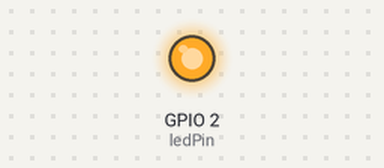
A sketch run on a simulated ESP32. Parts: output pins drawn as LEDs (lit = HIGH).

Above: at 2.0 s.
At 7.6 s:
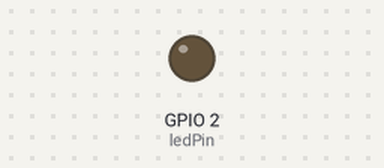
Timing chart, 0 to 11.4 s (numbered marks = the images above):
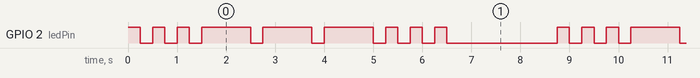

The sketch:

esp32CodigoMorse.ino
```cpp
// Pinagem do LED embutido na placa ESP32


const int ledPin = 2; // GPIO2

// Função para piscar um ponto
void ponto() {
  digitalWrite(ledPin, HIGH);
  delay(250); // Ponto tem duração de 250ms
  digitalWrite(ledPin, LOW);
  delay(250); // Espera entre os pontos e traços é de 250ms
}

// Função para piscar um traço
void traco() {
  digitalWrite(ledPin, HIGH);
  delay(1000); // Traço tem duração de 1000ms
  digitalWrite(ledPin, LOW);
  delay(250); // Espera entre os pontos e traços é de 250ms
}

void setup() {
  // Inicializa o pino do LED como saída
  pinMode(ledPin, OUTPUT);
}

void loop() {
  // Mensagem em código Morse: SOS
  ponto(); ponto(); ponto(); // S
  traco(); traco(); traco(); // O
  ponto(); ponto(); ponto(); // S

  // Espaço entre as letras
  delay(2000); // Aguarda 2 segundos entre as letras
}
```

Measured:
- by itself, GPIO 2 (ledPin): repeats every 8.8 s: 2 × (LOW 0.25 s, HIGH 0.25 s), 3 × (LOW 0.25 s, HIGH 1.0 s), 3 × (LOW 0.25 s, HIGH 0.25 s), LOW 2.3 s, HIGH 0.25 s
- by itself, everything shown: repeats every 8.8 s, in 18 steps
